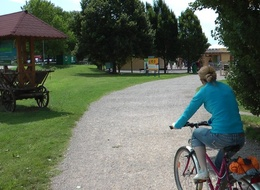
%> input picture segmentation_test/people05_0027.jpg, 260 x 190 px, shrunk from 540 x 394 before the run
$ octave exp13.m   (GNU Octave 9; MATLAB toolbox functions it lacks are replaced by stand-ins)
%> lines starting %> are read from the running program, lines starting %| are printed output that depends on the picture; in (x1, y1, x2, y2) boxes, pixels count from 0 and x2, y2 are one past the last pixel; in counts of white or black regions, pixels touching at a corner belong together; the program's own positions count from 1
### segmentation_test/segmentImg_rand.m
function [re_labelimg re_numlabels re_labels]= segmentImg_rand(img,num);


[row_img column_img byte_img] = size(img);
[ximg yimg] = getPosImg(img);

colorTransform = makecform('srgb2lab');
img = applycform(uint8(img), colorTransform);
img = double(img);

data =  reshape(img,row_img*column_img,byte_img);
xdata = reshape(ximg,row_img*column_img,1);
ydata = reshape(yimg,row_img*column_img,1);

data = [data xdata ydata];

nordata = normalRowData(data);
% weights = [1.0 1.0 1.0 1.0 1.0];


center_x = round(rand(num,1)*row_img);
center_y = round(rand(num,1)*column_img);

center_labels = 0:num;
center_labels = center_labels';

center_clr = zeros(num,3);

for i = 1:num
    posx = center_x(i);
    posy = center_y(i);

    posx = max([1 posx]);
    posy = max([1 posy]);

    posx = min([posx column_img]);
    posy = min([posy row_img]);

    center_x(i) = posx;
    center_y(i) = posy;

    center_clr(i,:) = img(posy,posx,:);
end

center_data = [center_clr center_x center_y];
center_data = normalRowData(center_data);
[row_t column_t] = size(nordata);


labels = zeros(row_t,1);


for i = 1:row_t
    entrydata = nordata(i,:);

    tempdata = center_data;

    for j = 1:column_t;
        tempdata(:,j) = abs(tempdata(:,j) - entrydata(j));
    end

    distance = mean(tempdata,2);

    pos = find(distance == min(distance));
    pos = pos(1);

    labels(i) = center_labels(pos);
end

labelimg = reshape(labels,row_img,column_img);

re_labelimg     = labelimg;
re_numlabels    = num;
re_labels       = labels;

### segmentation_test/getPosImg.m
function [re_ximg re_yimg] = getPosImg(img)

[row_img column_img byte_img] = size(img);

re_ximg = zeros(row_img,column_img);
re_yimg = zeros(row_img,column_img);

for i = 1:row_img
    for j = 1:column_img
        re_ximg(i,j) = j;
        re_yimg(i,j) = i;
    end
end

### segmentation_test/normalRowData.m
function re_data = normalRowData(data)

[row_t column_t] = size(data);

for i = 1:column_t
    tempdata = data(:,i);
    value = max(tempdata);
    tempdata = tempdata/value;
    data(:,i) = tempdata;
end

re_data = data;

### segmentation_test/colorLabelImg.m
function re_img = colorLabelImg(labelimg,colors)

[row_img column_img byte_img] = size(labelimg);
maxnum = max(max(labelimg));

if nargin == 1
    colors = rand(maxnum + 3,3) * 255;
end

re_img = zeros(row_img,column_img,3);

for i = 0:maxnum
    tempindex = labelimg == i;
    tempcolor = colors(i + 1,:);

    tempimg = re_img(:,:,1);
    tempimg(tempindex) = tempcolor(1);
    re_img(:,:,1) = tempimg;

    tempimg = re_img(:,:,2);
    tempimg(tempindex) = tempcolor(2);
    re_img(:,:,2) = tempimg;

    tempimg = re_img(:,:,3);
    tempimg(tempindex) = tempcolor(3);
    re_img(:,:,3) = tempimg;
end

### config/config_tool.m
[a,b,c] = fileparts(mfilename('fullpath')) ;
[a,b,c] = fileparts(a);
root = a ;

addpath(fullfile(root,'function'));
addpath(fullfile(root,'gmm'));
addpath(fullfile(root,'segmentation'));
addpath(fullfile(root,'segmentation_test'));
addpath(fullfile(root,'FelzenSegment'));


if systemJudge() == 1
%    addpath('~/projects/imageprocessing/common');
%    addpath('~/projects/imageprocessing/common_c');

    addpath('/data/projects/matrix/common_c');
    addpath('/data/projects/matrix/common');
    addpath('/data/projects/matrix/parallel_computing/function/');
    addpath('~/libs/SLIC_mex');
    run('~/libs/vlfeat-0.9.20/toolbox/vl_setup');

    addpath('~/libs/mexopencv/');
    addpath('~/libs/mexopencv/opencv_contrib/');
    addpath('~/libs/mexopencv/test/');
else

    if exist('E:') == 0
        addpath('D:\projects\matrix\imageprocessing\common');
        addpath('D:\projects\matrix\imageprocessing\common_c');
        addpath('D:\tools\SLIC_mex');
        run('D:\tools\vlfeat-0.9.20-bin\vlfeat-0.9.20\toolbox\vl_setup');
    else
        addpath('E:\projects\matrix\imageprocessing\common');
        addpath('E:\projects\matrix\imageprocessing\common_c');
        addpath('E:\tools\SLIC_mex');
        run('E:\tools\vlfeat-0.9.18-bin\vlfeat-0.9.18\toolbox\vl_setup');
    end
end

### segmentation_test/exp13.m
clear all
close all
clc

run('../config/config_tool');
%> (this line was passed over: systemJudge is not available in this run)


img = double(imread('people05_0027.jpg'));
% img = double(imread('cars1_01.jpg'));
% img = double(imread('cats03_0080.jpg'));

tic
labelimg = segmentImg_rand(img,20);
%> after the loop in getPosImg, `for i = 1:row_img`:
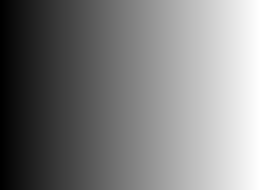
%> re_ximg: size 190x260 double; min 1, max 260, mean 130.5; drawn with min black and max white
%> after the loop in getPosImg, `for i = 1:row_img`:
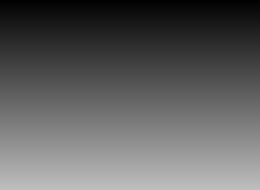
%> re_yimg: size 190x260 double; min 1, max 190, mean 95.5
%> in segmentImg_rand, `img = applycform(uint8(img), colorTransform);`: img: size 190x260x3 uint8; mean of channels 1, 2, 3 105.8, 123, 135
%> in segmentImg_rand, `img = double(img);`: img: size 190x260x3 double; mean of channels 1, 2, 3 105.8, 123, 135
%> the loop in normalRowData, `for i = 1:column_t` made 5 passes
%> value on passes 1 to 5: 255, 166, 170, 260, 190
%> after the loop in segmentImg_rand, `for i = 1:num`: center_clr = 20 rows, first 12: [189 122 138; 185 128 133; 185 126 132; 105 121 148; 185 128 130; 45 122 135; 204 129 129; 139 117 150; 176 129 131; 164 131 131; 222 127 134; 196 131 131]; center_x = 20 values, max 187 at index 18, min 48 at index 16, mean 116.7; center_y = 20 values, max 190 at index 2, min 4 at index 16, mean 140.7
%> in segmentImg_rand, `center_data = [center_clr center_x center_y];`: center_data = 20 rows, first 8: [189 122 138 160 81; 185 128 133 144 190; 185 126 132 80 190; 105 121 148 49 178; 185 128 130 97 123; 45 122 135 77 26; 204 129 129 149 113; 139 117 150 58 159]
%> the loop in normalRowData (call 2), `for i = 1:column_t` made 5 passes
%> value on passes 1 to 5: 222, 131, 150, 187, 190
%> after the loop in normalRowData (call 2), `for i = 1:column_t`: data = 20 rows, first 8: [0.851 0.931 0.92 0.856 0.426; 0.833 0.977 0.887 0.77 1; 0.833 0.962 0.88 0.428 1; 0.473 0.924 0.987 0.262 0.937; 0.833 0.977 0.867 0.519 0.647; 0.203 0.931 0.9 0.412 0.137; 0.919 0.985 0.86 0.797 0.595; 0.626 0.893 1 0.31 0.837]
%> in normalRowData (call 2), `re_data = data;`: re_data has the same summary as data
%> in segmentImg_rand, `center_data = normalRowData(center_data);`: center_data has the same summary as data in normalRowData
%> the loop in segmentImg_rand, `for i = 1:row_t` made 49400 passes
%> (entrydata, pos) on passes 1 to 3: ([0.957 0.699 0.712 0.00385 0.00526], 16), ([0.957 0.699 0.712 0.00385 0.0105], 16), ([0.957 0.705 0.718 0.00385 0.0158], 16)
%> after the loop in segmentImg_rand, `for i = 1:row_t`: tempdata = 20 rows, first 8: [0.467 0.226 0.202 0.144 0.574; 0.449 0.272 0.169 0.23 0; 0.449 0.257 0.162 0.572 0; 0.0887 0.219 0.269 0.738 0.0632; 0.449 0.272 0.149 0.481 0.353; 0.182 0.226 0.182 0.588 0.863; 0.535 0.28 0.142 0.203 0.405; 0.242 0.188 0.282 0.69 0.163]
%> in segmentImg_rand, `labelimg = reshape(labels,row_img,column_img);`:
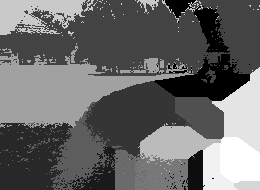
%> labelimg: size 190x260 double; min 0, max 19, mean 7.72; drawn with min black and max white
time = toc;
time

colorimg = colorLabelImg(labelimg);
%> in colorLabelImg, `maxnum = max(max(labelimg));`: maxnum = 19
%> the loop in colorLabelImg, `for i = 0:maxnum` made 20 passes
%> tempcolor on passes 1 to 12: [0.291 245.8 179.8], [125.9 153.8 70.29], [221.2 149.8 207], [62.2 113.5 216.6], [82.93 152.1 228.2], [222 98.15 150.4], [48.72 146.8 242.2], [144.7 74.03 147.8], [60.85 48.29 114.9], [246.7 47.62 168.4], [204.8 156.3 254], [114.2 167.4 233.8]
%> pass 1, in colorLabelImg, `tempindex = labelimg == i;`:
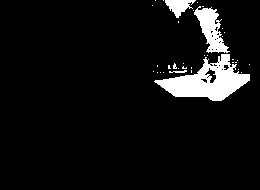
%> tempindex: size 190x260 logical; 6.7% white; 35 white regions (31 under 20 px), largest, box (x1, y1, x2, y2) and area: (154, 54, 250, 101) 2134, (194, 6, 230, 53) 793, (165, 0, 196, 18) 296, (169, 70, 187, 73) 33
%> pass 2, in colorLabelImg, `tempindex = labelimg == i;`:
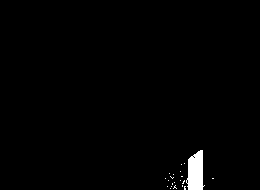
%> tempindex: size 190x260 logical; 1.2% white; 21 white regions (20 under 20 px), largest, box (x1, y1, x2, y2) and area: (186, 150, 205, 190) 551
%> after the loop in colorLabelImg, `for i = 0:maxnum`:
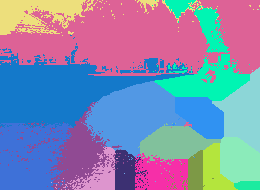
%> re_img: size 190x260x3 double; mean R, G, B 130.1, 138.9, 176
%> after the loop in colorLabelImg, `for i = 0:maxnum`:
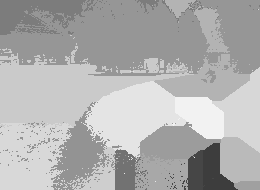
%> tempimg: size 190x260 double; min 61.97, max 242.2, mean 176

global g_displayMatrixImage;
g_displayMatrixImage = 1;
figure
displayMatrixImage(1,1,3,img,labelimg,colorimg)
%> (this line was passed over: displayMatrixImage is not available in this run)
